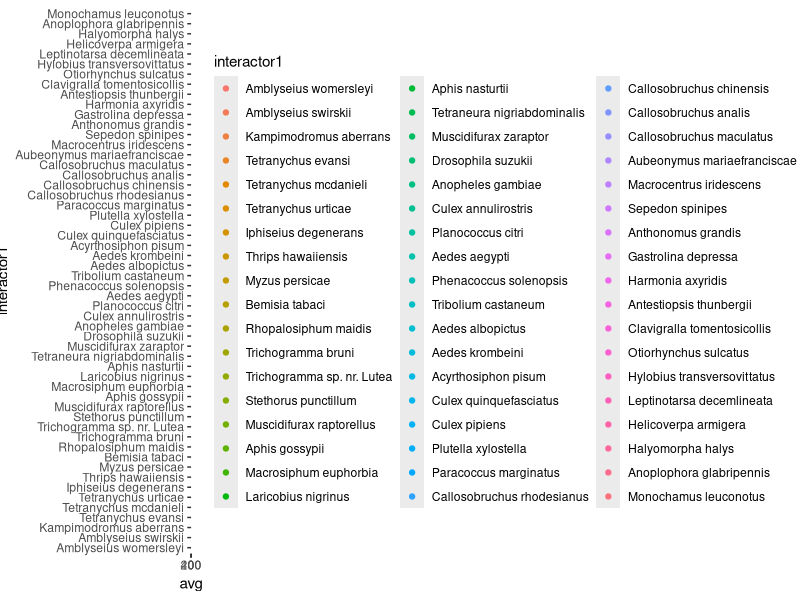

Reproduce this figure in R.
# Load libraries
require(tidyverse)
require(patchwork) # easy way of creating panels
require(car)
require(forcats)
require(cowplot)

setwd("~/Dropbox/TraitTesting/data")

speciesmass <- as_tibble(read_csv('TraitData.csv')) %>%
  select(originaltraitname, originaltraitvalue, interactor1) %>%
  filter(originaltraitname == 'body size' & originaltraitvalue != 'NA')
      
sizeMeans <- 
  speciesmass %>% 
  group_by(interactor1) %>% 
  summarise(avg = mean(originaltraitvalue), sd = sd(originaltraitvalue)) %>%
  arrange(avg)
  
write_csv(sizeMeans, 'sizeMeans.csv')

# plot means to get idea of size variation across species 
sizeMeans %>%
  mutate(interactor1 = fct_reorder(interactor1,avg)) %>%
  arrange(avg) %>%
  ggplot(aes(x=avg, y=interactor1, colour = interactor1))+
  geom_point()

  
  
  





